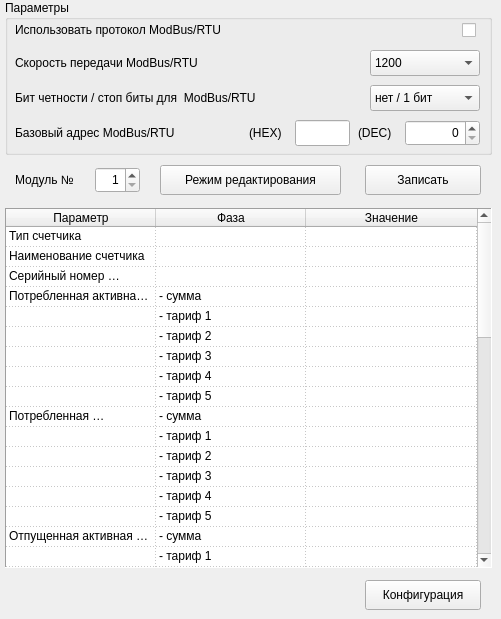
    <widget class="QWidget" name="spc35d">
     <attribute name="title">
      <string>SPC-35D</string>
     </attribute>
     <widget class="QPushButton" name="spc35d_Write">
      <property name="geometry">
       <rect>
        <x>365</x>
        <y>165</y>
        <width>116</width>
        <height>30</height>
       </rect>
      </property>
      <property name="text">
       <string>Записать</string>
      </property>
     </widget>
     <widget class="QSpinBox" name="spc35dModuleN">
      <property name="geometry">
       <rect>
        <x>95</x>
        <y>167</y>
        <width>45</width>
        <height>26</height>
       </rect>
      </property>
      <property name="alignment">
       <set>Qt::AlignRight|Qt::AlignTrailing|Qt::AlignVCenter</set>
      </property>
      <property name="minimum">
       <number>1</number>
      </property>
      <property name="maximum">
       <number>16</number>
      </property>
     </widget>
     <widget class="QLabel" name="label_265">
      <property name="geometry">
       <rect>
        <x>15</x>
        <y>167</y>
        <width>81</width>
        <height>26</height>
       </rect>
      </property>
      <property name="font">
       <font>
        <family>Arial</family>
        <pointsize>9</pointsize>
        <kerning>true</kerning>
       </font>
      </property>
      <property name="text">
       <string>Модуль №</string>
      </property>
     </widget>
     <widget class="QGroupBox" name="spc35d_Params">
      <property name="geometry">
       <rect>
        <x>5</x>
        <y>0</y>
        <width>487</width>
        <height>155</height>
       </rect>
      </property>
      <property name="title">
       <string>Параметры</string>
      </property>
      <widget class="QCheckBox" name="spc35d_ModbusEn">
       <property name="geometry">
        <rect>
         <x>457</x>
         <y>20</y>
         <width>18</width>
         <height>20</height>
        </rect>
       </property>
       <property name="text">
        <string/>
       </property>
      </widget>
      <widget class="QLabel" name="label_252">
       <property name="geometry">
        <rect>
         <x>10</x>
         <y>20</y>
         <width>321</width>
         <height>20</height>
        </rect>
       </property>
       <property name="font">
        <font>
         <family>Arial</family>
         <pointsize>9</pointsize>
         <kerning>true</kerning>
        </font>
       </property>
       <property name="text">
        <string>Использовать протокол ModBus/RTU</string>
       </property>
      </widget>
      <widget class="QLabel" name="label_253">
       <property name="geometry">
        <rect>
         <x>10</x>
         <y>50</y>
         <width>321</width>
         <height>25</height>
        </rect>
       </property>
       <property name="font">
        <font>
         <family>Arial</family>
         <pointsize>9</pointsize>
         <kerning>true</kerning>
        </font>
       </property>
       <property name="text">
        <string>Скорость передачи ModBus/RTU</string>
       </property>
      </widget>
      <widget class="QComboBox" name="spc35d_BaudRate">
       <property name="geometry">
        <rect>
         <x>365</x>
         <y>50</y>
         <width>110</width>
         <height>26</height>
        </rect>
       </property>
       <property name="layoutDirection">
        <enum>Qt::LeftToRight</enum>
       </property>
       <item>
        <property name="text">
         <string>1200</string>
        </property>
       </item>
       <item>
        <property name="text">
         <string>2400</string>
        </property>
       </item>
       <item>
        <property name="text">
         <string>4800</string>
        </property>
       </item>
       <item>
        <property name="text">
         <string>9600</string>
        </property>
       </item>
       <item>
        <property name="text">
         <string>14400</string>
        </property>
       </item>
       <item>
        <property name="text">
         <string>19200</string>
        </property>
       </item>
       <item>
        <property name="text">
         <string>38400</string>
        </property>
       </item>
       <item>
        <property name="text">
         <string>57600</string>
        </property>
       </item>
       <item>
        <property name="text">
         <string>115200</string>
        </property>
       </item>
       <item>
        <property name="text">
         <string>128000</string>
        </property>
       </item>
      </widget>
      <widget class="QLabel" name="label_266">
       <property name="geometry">
        <rect>
         <x>10</x>
         <y>85</y>
         <width>321</width>
         <height>25</height>
        </rect>
       </property>
       <property name="font">
        <font>
         <family>Arial</family>
         <pointsize>9</pointsize>
         <kerning>true</kerning>
        </font>
       </property>
       <property name="text">
        <string>Бит четности / стоп биты для  ModBus/RTU</string>
       </property>
      </widget>
      <widget class="QComboBox" name="spc35d_Parity">
       <property name="geometry">
        <rect>
         <x>365</x>
         <y>85</y>
         <width>110</width>
         <height>26</height>
        </rect>
       </property>
       <item>
        <property name="text">
         <string>нет / 1 бит</string>
        </property>
       </item>
       <item>
        <property name="text">
         <string>нет / 2 бита</string>
        </property>
       </item>
       <item>
        <property name="text">
         <string>even / 1 бит</string>
        </property>
       </item>
      </widget>
      <widget class="QLabel" name="label_267">
       <property name="geometry">
        <rect>
         <x>10</x>
         <y>120</y>
         <width>211</width>
         <height>25</height>
        </rect>
       </property>
       <property name="font">
        <font>
         <family>Arial</family>
         <pointsize>9</pointsize>
         <kerning>true</kerning>
        </font>
       </property>
       <property name="text">
        <string>Базовый адрес ModBus/RTU</string>
       </property>
      </widget>
      <widget class="QSpinBox" name="spc35d_AddrDEC">
       <property name="geometry">
        <rect>
         <x>400</x>
         <y>120</y>
         <width>75</width>
         <height>26</height>
        </rect>
       </property>
       <property name="alignment">
        <set>Qt::AlignRight|Qt::AlignTrailing|Qt::AlignVCenter</set>
       </property>
       <property name="maximum">
        <number>256</number>
       </property>
      </widget>
      <widget class="QLineEdit" name="spc35d_AddrHEX">
       <property name="enabled">
        <bool>true</bool>
       </property>
       <property name="geometry">
        <rect>
         <x>290</x>
         <y>120</y>
         <width>55</width>
         <height>26</height>
        </rect>
       </property>
       <property name="alignment">
        <set>Qt::AlignRight|Qt::AlignTrailing|Qt::AlignVCenter</set>
       </property>
       <property name="dragEnabled">
        <bool>false</bool>
       </property>
       <property name="readOnly">
        <bool>true</bool>
       </property>
      </widget>
      <widget class="QLabel" name="label_268">
       <property name="geometry">
        <rect>
         <x>353</x>
         <y>120</y>
         <width>42</width>
         <height>25</height>
        </rect>
       </property>
       <property name="font">
        <font>
         <family>Arial</family>
         <pointsize>9</pointsize>
         <kerning>true</kerning>
        </font>
       </property>
       <property name="text">
        <string notr="true">(DEC)</string>
       </property>
      </widget>
      <widget class="QLabel" name="label_269">
       <property name="geometry">
        <rect>
         <x>244</x>
         <y>120</y>
         <width>41</width>
         <height>25</height>
        </rect>
       </property>
       <property name="font">
        <font>
         <family>Arial</family>
         <pointsize>9</pointsize>
         <kerning>true</kerning>
        </font>
       </property>
       <property name="text">
        <string notr="true">(HEX)</string>
       </property>
      </widget>
     </widget>
     <widget class="QTableWidget" name="spc35dData">
      <property name="geometry">
       <rect>
        <x>5</x>
        <y>208</y>
        <width>487</width>
        <height>360</height>
       </rect>
      </property>
      <property name="frameShape">
       <enum>QFrame::Panel</enum>
      </property>
      <property name="frameShadow">
       <enum>QFrame::Sunken</enum>
      </property>
      <property name="editTriggers">
       <set>QAbstractItemView::NoEditTriggers</set>
      </property>
      <property name="dragDropOverwriteMode">
       <bool>false</bool>
      </property>
      <property name="textElideMode">
       <enum>Qt::ElideRight</enum>
      </property>
      <property name="gridStyle">
       <enum>Qt::DotLine</enum>
      </property>
      <property name="rowCount">
       <number>49</number>
      </property>
      <property name="columnCount">
       <number>3</number>
      </property>
      <attribute name="horizontalHeaderDefaultSectionSize">
       <number>150</number>
      </attribute>
      <attribute name="horizontalHeaderMinimumSectionSize">
       <number>50</number>
      </attribute>
      <attribute name="horizontalHeaderStretchLastSection">
       <bool>true</bool>
      </attribute>
      <attribute name="verticalHeaderVisible">
       <bool>false</bool>
      </attribute>
      <attribute name="verticalHeaderDefaultSectionSize">
       <number>20</number>
      </attribute>
      <attribute name="verticalHeaderMinimumSectionSize">
       <number>20</number>
      </attribute>
      <row/>
      <row/>
      <row/>
      <row/>
      <row/>
      <row/>
      <row/>
      <row/>
      <row/>
      <row/>
      <row/>
      <row/>
      <row/>
      <row/>
      <row/>
      <row/>
      <row/>
      <row/>
      <row/>
      <row/>
      <row/>
      <row/>
      <row/>
      <row/>
      <row/>
      <row/>
      <row/>
      <row/>
      <row/>
      <row/>
      <row/>
      <row/>
      <row/>
      <row/>
      <row/>
      <row/>
      <row/>
      <row/>
      <row/>
      <row/>
      <row/>
      <row/>
      <row/>
      <row/>
      <row/>
      <row/>
      <row/>
      <row/>
      <row/>
      <column>
       <property name="text">
        <string>Параметр</string>
       </property>
      </column>
      <column>
       <property name="text">
        <string>Фаза</string>
       </property>
      </column>
      <column>
       <property name="text">
        <string>Значение</string>
       </property>
      </column>
      <item row="0" column="0">
       <property name="text">
        <string>Тип счетчика</string>
       </property>
      </item>
      <item row="0" column="1">
       <property name="text">
        <string/>
       </property>
      </item>
      <item row="1" column="0">
       <property name="text">
        <string>Наименование счетчика</string>
       </property>
      </item>
      <item row="1" column="1">
       <property name="text">
        <string/>
       </property>
      </item>
      <item row="2" column="0">
       <property name="text">
        <string>Серийный номер счетчика</string>
       </property>
      </item>
      <item row="2" column="1">
       <property name="text">
        <string/>
       </property>
      </item>
      <item row="3" column="0">
       <property name="text">
        <string>Потребленная активная энергия, кВт*ч</string>
       </property>
      </item>
      <item row="3" column="1">
       <property name="text">
        <string>- сумма</string>
       </property>
      </item>
      <item row="4" column="0">
       <property name="text">
        <string/>
       </property>
      </item>
      <item row="4" column="1">
       <property name="text">
        <string>- тариф 1</string>
       </property>
      </item>
      <item row="5" column="1">
       <property name="text">
        <string>- тариф 2</string>
       </property>
      </item>
      <item row="6" column="1">
       <property name="text">
        <string>- тариф 3</string>
       </property>
      </item>
      <item row="7" column="1">
       <property name="text">
        <string>- тариф 4</string>
       </property>
      </item>
      <item row="8" column="0">
       <property name="text">
        <string/>
       </property>
      </item>
      <item row="8" column="1">
       <property name="text">
        <string>- тариф 5</string>
       </property>
      </item>
      <item row="9" column="0">
       <property name="text">
        <string>Потребленная реактивная энергия, кВАр*ч</string>
       </property>
      </item>
      <item row="9" column="1">
       <property name="text">
        <string>- сумма</string>
       </property>
      </item>
      <item row="10" column="1">
       <property name="text">
        <string>- тариф 1</string>
       </property>
      </item>
      <item row="11" column="1">
       <property name="text">
        <string>- тариф 2</string>
       </property>
      </item>
      <item row="12" column="0">
       <property name="text">
        <string/>
       </property>
      </item>
      <item row="12" column="1">
       <property name="text">
        <string>- тариф 3</string>
       </property>
      </item>
      <item row="13" column="1">
       <property name="text">
        <string>- тариф 4</string>
       </property>
      </item>
      <item row="14" column="1">
       <property name="text">
        <string>- тариф 5</string>
       </property>
      </item>
      <item row="15" column="0">
       <property name="text">
        <string>Отпущенная активная энергия, кВт*ч</string>
       </property>
      </item>
      <item row="15" column="1">
       <property name="text">
        <string>- сумма</string>
       </property>
      </item>
      <item row="16" column="1">
       <property name="text">
        <string>- тариф 1</string>
       </property>
      </item>
      <item row="17" column="1">
       <property name="text">
        <string>- тариф 2</string>
       </property>
      </item>
      <item row="18" column="1">
       <property name="text">
        <string>- тариф 3</string>
       </property>
      </item>
      <item row="19" column="0">
       <property name="text">
        <string/>
       </property>
      </item>
      <item row="19" column="1">
       <property name="text">
        <string>- тариф 4</string>
       </property>
      </item>
      <item row="20" column="1">
       <property name="text">
        <string>- тариф 5</string>
       </property>
      </item>
      <item row="21" column="0">
       <property name="text">
        <string>Отпущенная реактивная энергия, кВАр*ч</string>
       </property>
      </item>
      <item row="21" column="1">
       <property name="text">
        <string>- сумма</string>
       </property>
      </item>
      <item row="22" column="0">
       <property name="text">
        <string/>
       </property>
      </item>
      <item row="22" column="1">
       <property name="text">
        <string>- тариф 1</string>
       </property>
      </item>
      <item row="23" column="0">
       <property name="text">
        <string/>
       </property>
      </item>
      <item row="23" column="1">
       <property name="text">
        <string>- тариф 2</string>
       </property>
      </item>
      <item row="24" column="0">
       <property name="text">
        <string/>
       </property>
      </item>
      <item row="24" column="1">
       <property name="text">
        <string>- тариф 3</string>
       </property>
      </item>
      <item row="25" column="1">
       <property name="text">
        <string>- тариф 4</string>
       </property>
      </item>
      <item row="26" column="1">
       <property name="text">
        <string>- тариф 5</string>
       </property>
      </item>
      <item row="27" column="0">
       <property name="text">
        <string>Частота сетевого напряжения, Гц</string>
       </property>
      </item>
      <item row="28" column="0">
       <property name="text">
        <string>Фазные напряжения, В</string>
       </property>
      </item>
      <item row="28" column="1">
       <property name="text">
        <string>- фаза 1</string>
       </property>
      </item>
      <item row="29" column="1">
       <property name="text">
        <string>- фаза 2</string>
       </property>
      </item>
      <item row="30" column="1">
       <property name="text">
        <string>- фаза 3</string>
       </property>
      </item>
      <item row="31" column="0">
       <property name="text">
        <string>Токи фаз, А</string>
       </property>
      </item>
      <item row="31" column="1">
       <property name="text">
        <string>- фаза 1</string>
       </property>
      </item>
      <item row="32" column="1">
       <property name="text">
        <string>- фаза 2</string>
       </property>
      </item>
      <item row="33" column="1">
       <property name="text">
        <string>- фаза 3</string>
       </property>
      </item>
      <item row="34" column="0">
       <property name="text">
        <string>Активная мощность, кВт</string>
       </property>
      </item>
      <item row="34" column="1">
       <property name="text">
        <string>- фаза 1</string>
       </property>
      </item>
      <item row="35" column="1">
       <property name="text">
        <string>- фаза 2</string>
       </property>
      </item>
      <item row="36" column="1">
       <property name="text">
        <string>- фаза 3</string>
       </property>
      </item>
      <item row="37" column="0">
       <property name="text">
        <string>Реактивная мощность, кВАр</string>
       </property>
      </item>
      <item row="37" column="1">
       <property name="text">
        <string>- фаза 1</string>
       </property>
      </item>
      <item row="38" column="1">
       <property name="text">
        <string>- фаза 2</string>
       </property>
      </item>
      <item row="39" column="1">
       <property name="text">
        <string>- фаза 3</string>
       </property>
      </item>
      <item row="40" column="0">
       <property name="text">
        <string>Суммарная активная мощность, кВт</string>
       </property>
      </item>
      <item row="40" column="1">
       <property name="text">
        <string>- потребления</string>
       </property>
      </item>
      <item row="41" column="1">
       <property name="text">
        <string>- генерирования</string>
       </property>
      </item>
      <item row="42" column="0">
       <property name="text">
        <string>Суммарная реактивная мощность, кВАр</string>
       </property>
      </item>
      <item row="42" column="1">
       <property name="text">
        <string>- потребления</string>
       </property>
      </item>
      <item row="43" column="1">
       <property name="text">
        <string>- генерирования</string>
       </property>
      </item>
      <item row="44" column="0">
       <property name="text">
        <string>Углы между векторами напряжений фаз, °</string>
       </property>
      </item>
      <item row="44" column="1">
       <property name="text">
        <string>- фазы 1-2</string>
       </property>
      </item>
      <item row="45" column="1">
       <property name="text">
        <string>- фазы 2-3</string>
       </property>
      </item>
      <item row="46" column="1">
       <property name="text">
        <string>- фазы 3-1</string>
       </property>
      </item>
      <item row="47" column="0">
       <property name="text">
        <string>Адрес счетчика</string>
       </property>
      </item>
      <item row="48" column="0">
       <property name="text">
        <string>Пароль доступа на чтение</string>
       </property>
      </item>
     </widget>
     <widget class="QPushButton" name="spc35d_Caibrate">
      <property name="geometry">
       <rect>
        <x>365</x>
        <y>580</y>
        <width>116</width>
        <height>30</height>
       </rect>
      </property>
      <property name="text">
       <string>Конфигурация</string>
      </property>
     </widget>
     <widget class="QPushButton" name="spc35d_ParamsEnable">
      <property name="geometry">
       <rect>
        <x>160</x>
        <y>165</y>
        <width>181</width>
        <height>30</height>
       </rect>
      </property>
      <property name="text">
       <string>Режим редактирования</string>
      </property>
      <property name="checkable">
       <bool>true</bool>
      </property>
      <property name="default">
       <bool>false</bool>
      </property>
      <property name="flat">
       <bool>false</bool>
      </property>
     </widget>
    </widget>
